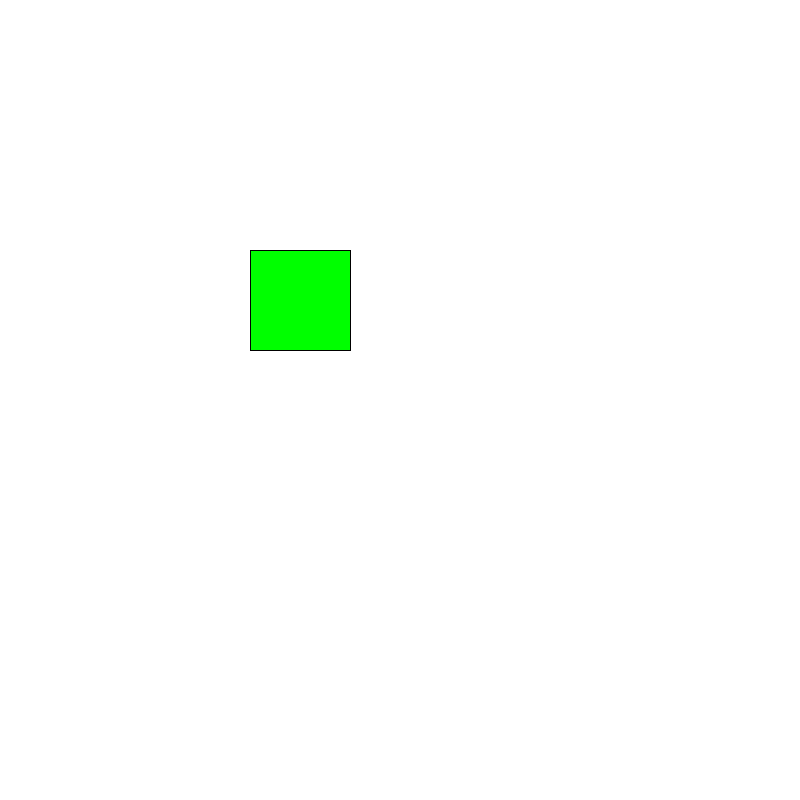
Frame 1 (no input)
Frame 60 (the mouse pressed at the canvas centre just before this capture): identical to frame 1, image omitted
Frame 120 (the mouse held since frame 60 and released just before this capture): identical to frame 1, image omitted

The Processing sketch that drew this single still picture (run headless with seeded random() and noise(); from frame 60 on, the mouse is pressed at the canvas centre):

// Processing sketch: KnapClassProgram
// ── KnapClassProgram.pde
//Global variabler

Knap make1 = new Knap(250, 250, 100, 100);
//Knap make2 =

void setup() {
  size(800, 800);
}

void draw() {
  clear();
  background(255);
  //Knap øverst til venstre
  make1.KnapDraw();
  //Knap øverst til højre
  //make.KnapDraw(450,250,100,100);
  //Knap nederst til venstre
  //make.KnapDraw(450,450,100,100);
  //Knap nederst til højre
  //make.KnapDraw(250,450,100,100);
}

void mousePressed() {
  make1.registrerKlik();
}

// ── KnapClass.pde
class Knap {

  //Knap variabler
  float x, y, w, h;


  Knap(float x, float y, float w, float h) {
    this.x=x;
    this.y = y;
    this.w = w;
    this.h = h;
  }


  //Knappens oprettelse
  void KnapDraw() {
    fill(0, 255, 0);
    rect(x, y, w, h);
  }

  void registrerKlik() {
    //Det som angiver knappens område og hvad den skal gøre
    if ((mousePressed)) {
      if (mouseX>x && mouseX <x+w && mouseY>y && mouseY <y+h) {
        println("Knap virker");
      }
    }
  }
}
